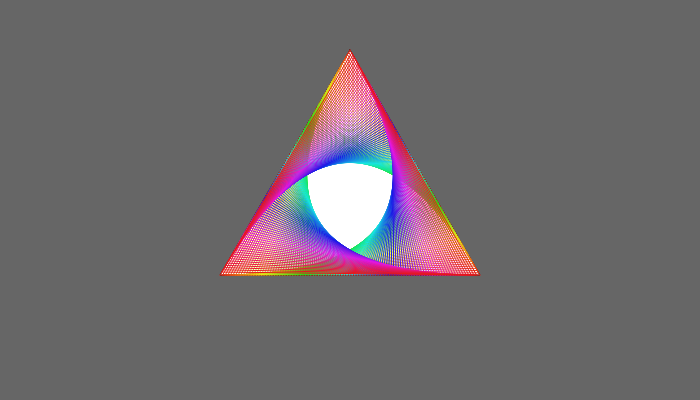
Frame 1 (no input)
Frame 60 (no input): identical to frame 1, image omitted
Frame 120 (the mouse pressed at the canvas centre since frame 60): identical to frame 1, image omitted

The p5.js sketch that drew this single still picture (run headless with seeded random() and noise() and a simulated clock; from frame 60 on, the mouse is pressed at the canvas centre):

// p5.js sketch
// ── sketch.js
function setup() {
  createCanvas(700, 400);
  background(102);
  colorMode(HSB, 360, 100, 100);

  push();
  translate(width*0.5, height*0.5);
  rotate(HALF_PI*3);
  polygon(0, 0, 150, 3, 100);
  pop();
}

function draw() {

}

function polygon(x, y, radius, npoints, nparts) {
  var angle = TWO_PI / npoints;
  var points = [];
  var matrix =  [[],[],[]];
  beginShape();
  for (var a = 0; a < TWO_PI; a += angle) {
    var sx = x + cos(a) * radius;
    var sy = y + sin(a) * radius;
    vertex(sx, sy);
    var p = [sx, sy];
    append(points,p)
  }
  endShape(CLOSE);
  //println(points);
  var d = int(dist(points[1][0], points[1][1], points[2][0], points[2][1]));
  for (var i = 0; i < npoints; i += 1) {
    var n = angle*i;
    for (var j = 0; j < d; j+=d/nparts){
      var newpoint = []
      var ang = getAngle(i);
      append(newpoint, points[i][0]+j*cos(ang+n))
      append(newpoint, points[i][1]-j*sin(ang+n))
      /* // This will draw every point on each side
      beginShape();
      strokeWeight(3);
      if (j == d/20) {
        stroke('red');
      } else {
        stroke('blue');
      }
      vertex(newpoint[0],newpoint[1]);
      endShape(CLOSE);
      */
      append(matrix[i],newpoint)
    }
  }
  strokeWeight(1);
  var h = 0;
  for(var i = 0; i < nparts; i++) {
    h = (h + 360/nparts) % 360;
    stroke(h, 90, 90);
    line(matrix[0][i][0], matrix[0][i][1], matrix[1][i][0], matrix[1][i][1]);
    line(matrix[1][i][0], matrix[1][i][1], matrix[2][i][0], matrix[2][i][1]);
    line(matrix[2][i][0], matrix[2][i][1], matrix[0][i][0], matrix[0][i][1]);
  }
}

function getAngle(i) {
  if (i == 0) {
    return PI-PI/6;
  }
  else if (i == 1) {
    return HALF_PI*3;
  }
  else if (i == 2) {
    return PI/6;
  }
}
